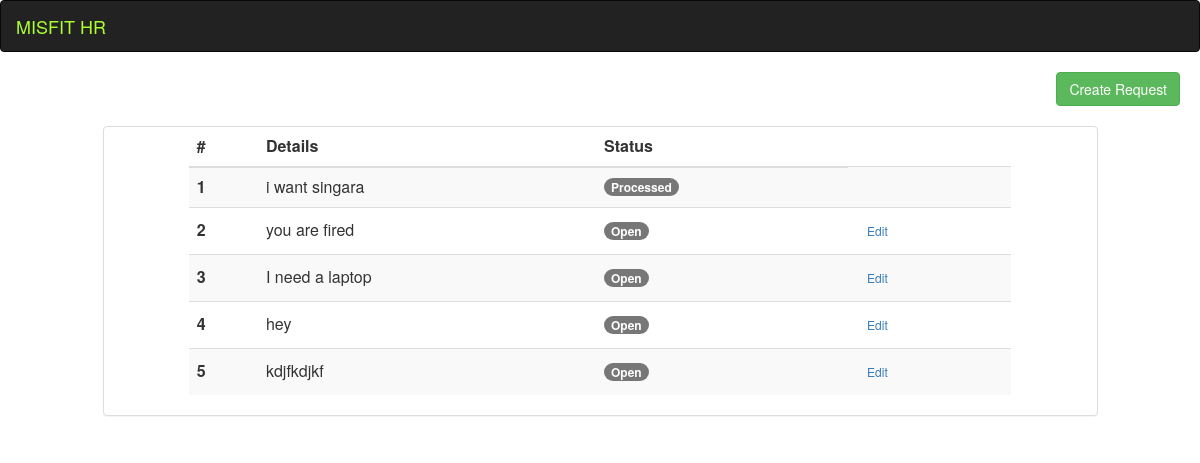
The page /requests (signed in) on the database as committed earlier.
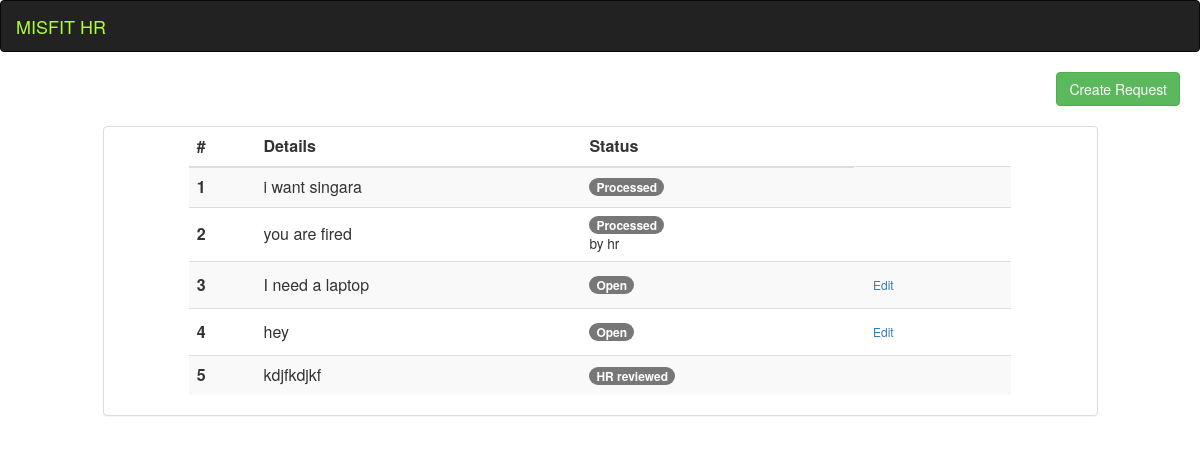
The same page on the database as committed later.
### hr_app/models.py (models this page shows)
class Request(models.Model):
    statuses = (
        ('1', 'Open'),
        ('2', 'HR Reviewed'),
        ('3', 'Processed')
    )
    details = models.CharField(max_length=255)
    requester = models.ForeignKey(User, on_delete=models.CASCADE, related_name= '%(class)s_requester_id')
    processor = models.ForeignKey(User, on_delete=models.SET_NULL, blank = True, null=True, related_name= '%(class)s_request_processor_id')
    status = models.CharField(max_length=20, choices=statuses, default='1')

class User(models.Model):
    user_types = (
        ('1', 'EMPLOYEE'),
        ('2', 'HR'),
        ('3', 'MANAGER')
    )
    name = models.CharField(max_length=100)
    email = models.EmailField(max_length=50)
    type = models.CharField(max_length=100, choices=user_types, default= '1')
    is_logged_in = models.BooleanField(default=False)
    image = models.BinaryField(blank=True)
    def __str__(self):
        return self.name + ' - ' + self.email

### hr_app/views.py (the view)
# urls.py: path('requests', views.request, name = 'request'),
def request(request):
    if 'user' in request.session:
        data = {}
        user = User.objects.get(id=request.session['user'])
        if request.method == 'POST':
            req = Request(details=request.POST['request_details'], requester_id=user.id, status='1')
            req.save()
            return JsonResponse({'request_saved': True})
        data['user'] = user
        if user.type == '1':
            requests = Request.objects.filter(requester=user)
        elif user.type == '2':
            requests = Request.objects.all()
        else:
            requests = Request.objects.filter(status='2')
        for idx, req in enumerate(requests):
            print(idx, req.requester)
            requests[idx].requested_user = User.objects.get(id=req.requester.id)
            if req.processor:
                requests[idx].processor_user = User.objects.get(id=req.processor.id)
        data['requests'] = requests
        return render(request, 'request.html', data)
    else:
        return HttpResponseRedirect('/')

### hr_app/templates/request.html (shortened to what this page needs)
{% extends 'index.html' %}
{% load bootstrap3 %}
{% block body_content %}
    {% if user.type == '1' %}
    <a href="#createRequestModal" data-toggle="modal" type="button" class="btn btn-success pull-right" style="margin-right: 20px; margin-bottom: 20px;">Create Request</a>
    {% endif %}
    <div class="row">
        <div class="col-md-10 col-md-offset-1">
            <div class="panel panel-default">
                <div class="row">
                    <div class="col-md-10 col-md-offset-1">
                        <table class="table table-striped">
              <thead>
                <tr>
                  <th scope="col">#</th>
                  <th scope="col"> Details</th>
                  <th scope="col">Status</th>
                </tr>
              </thead>
              <tbody>
                {% for request in requests %}
                    <tr>
                    <th scope="row"> {{ forloop.counter }} </th>
                    <td>{{ request.details }}</td>
                    <td>
                        {% if request.status == '1' %}
                        <span class="badge badge-primary">Open</span>
                        {% elif request.status == '2' %}
                        <span class="badge badge-info">HR reviewed</span>
                        {% else %}
                        <span class="badge badge-success">Processed</span> <br>
                            {% if request.processor_user %}
                            <small>by {{ request.processor_user.name }}</small>
                            {% endif %}
                        {% endif %}
                    </td>
                    <td>
                        {% if user.type == '1' and request.status == '1'%}
                        <a href="{% url 'hr:updateRequest' request.id %}" class="btn btn-sm">
                            Edit
                        </a>
                        {% endif %}
                    </td>
                    </tr>
                {% endfor %}
              </tbody>
            </table>
                    </div>
                </div>
            </div>
        </div>
    </div>
{% endblock %}

### hr_app/templates/index.html (shortened to what this page needs)
<html>
<head>   {% load staticfiles %} {% load bootstrap3 %}
    <link rel="stylesheet" href="{% static "bootstrap.min.css" %}">
    <link rel="stylesheet" href="{% static "jquery-ui.css" %}">
</head>
<body>
<nav class="navbar navbar-inverse">
	<div class="container-fluid">
		<div class="navbar-header" style="width: 100%">
      		<a class="navbar-brand" href="{%url 'hr:login'%}"><font color='GreenYellow'>MISFIT HR</font></a>
        </div>
	</div>
</nav>
{% block body_content %} {% endblock %}
</body>
</html>

### hr_app/templates/index.html (style rules this page uses)
th, td { vertical-align: middle !important; }

Rows that differ between the two databases and show on the page:
changed Request "you are fired": processor_user.name (not shown) → "hr"; status "Open Edit" → "Processed by"
changed Request "kdjfkdjkf": status "Open Edit" → "HR reviewed"
